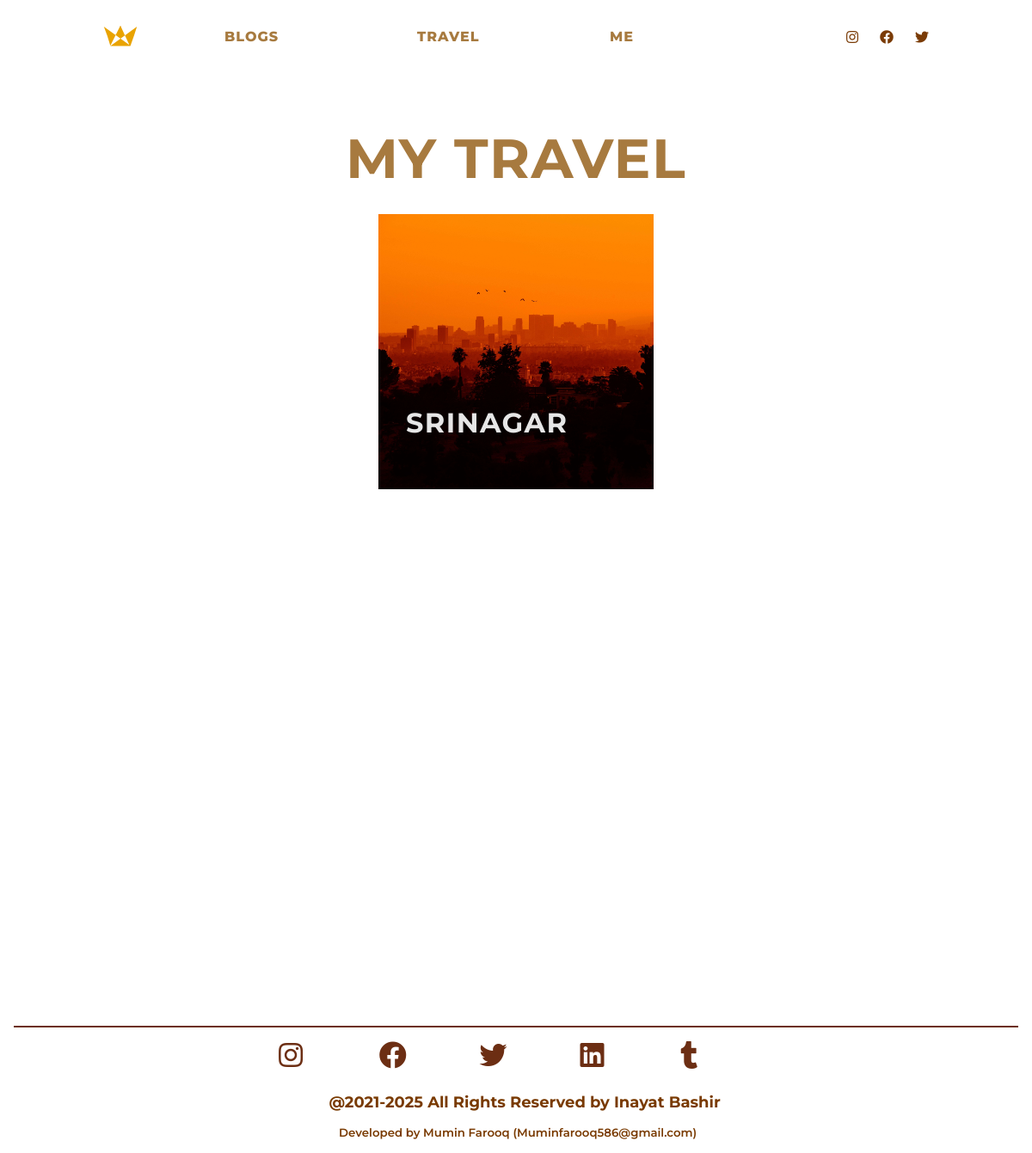
The page /places/ on the database its author committed.
### core/models.py (models this page shows, shortened)
class Places(models.Model):
    name = models.ForeignKey(City, related_name = 'places',on_delete=models.CASCADE)
    image_one = models.ImageField(upload_to='places')
    image_two = models.ImageField(upload_to='places',blank=True)
    image_three = models.ImageField(upload_to='places',blank=True)
    image_four = models.ImageField(upload_to='places',blank=True)
    description_one = models.CharField(max_length=1000 )
    description_two = models.CharField(max_length=1000)
    date = models.DateTimeField(auto_now=True)
    is_top_one = models.BooleanField(default=False)
    is_in_top_four = models.BooleanField(default=False)

class City(models.Model):
    name = models.CharField(max_length=200)
    def __str__(self):
        return self.name

### Places/views.py (the view)
# urls.py: path('', views.AllPlacesList.as_view(), name='all_places_list'),
class AllPlacesList(ListView):
    model = Places
    template_name = 'Places/places_list.html'
    context_object_name = 'places'
    def get_queryset(self):
        return Places.objects.all()

### Places/templates/Places/places_list.html
{% extends 'Blog/index.html' %}
{% block content %}
<section class="travelsection">
    <div class="blog_heading">
        <h1 class="h1blog">
           My Travel
        </h1>
    </div>
    <div class="travelmain">
        {% for place in places %}
        <a href="{% url 'places:detail_place' pk=place.pk %}">
            <div class="travelmain_four travelmainchild">
                <div class="travelplace">
                    <h1>{{place.name}}</h1>
                </div>
                <img src="{{place.image_one.url}}" alt="">
            </div>
        </a>
       {% endfor %}
    </div>
</section>
{% endblock content %}

### Blog/static/css/style.css (style rules this page uses)
* { margin: 0; padding: 0; box-sizing: border-box; font-family: "Voyage"; user-select: none; }
html, body { background: #fff; }
h1 { text-transform: uppercase; font-family: "Monument Extended"; font-weight: 400; letter-spacing: 1.4px; padding: 10px 0; margin-bottom: 16px; }
.blog_heading { display: flex; justify-content: center; align-items: center; }
h1,a,h2,h3,h4,h5,p { font-family: "Montserrat"; color:#a77a3f; }
a { text-decoration: none; }
.h1blog { font-weight: 700; font-size: 4rem; }
h1,h2,h3,h4,h5,h6,a,p,small { font-family: "Montserrat"; color: #a77a3f; }
.travelsection { display: flex; flex-wrap: wrap; flex-direction: column; margin: 3rem; }
.travelmain { min-height: 50rem; display: flex; flex-wrap: wrap; flex-direction: row; justify-content: space-evenly; }
.travelmainchild { height: 20rem; width: 20rem; }
.travelmain_four { position: relative; margin-bottom: .5rem; }
.travelplace { position: absolute; color:#fff; bottom: 10%; left: 10%; min-width: 200px; opacity: .9; }
.travelplace h1 { color:#fff; font-family: "Montserrat"; font-size: 2rem; font-weight: bold; }
.travelmain_four { position: relative; }
.travelmain_four img { width: 100%; height: 100%; object-fit: cover; background-repeat: no-repeat; }
#js-scroll { height: 200%; }

### rows shown on the page
Places: name "SRINAGAR", image_one (picture)
